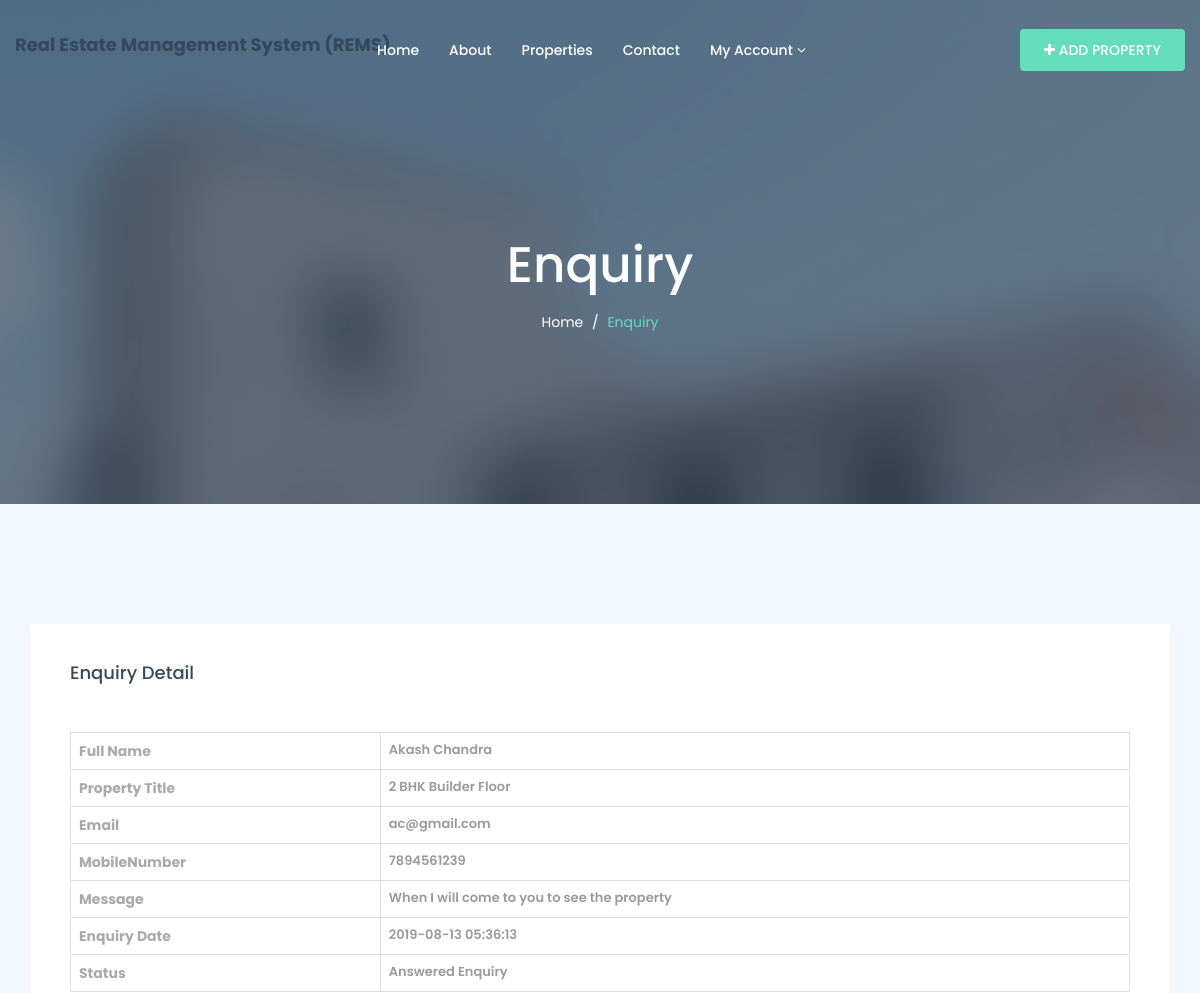
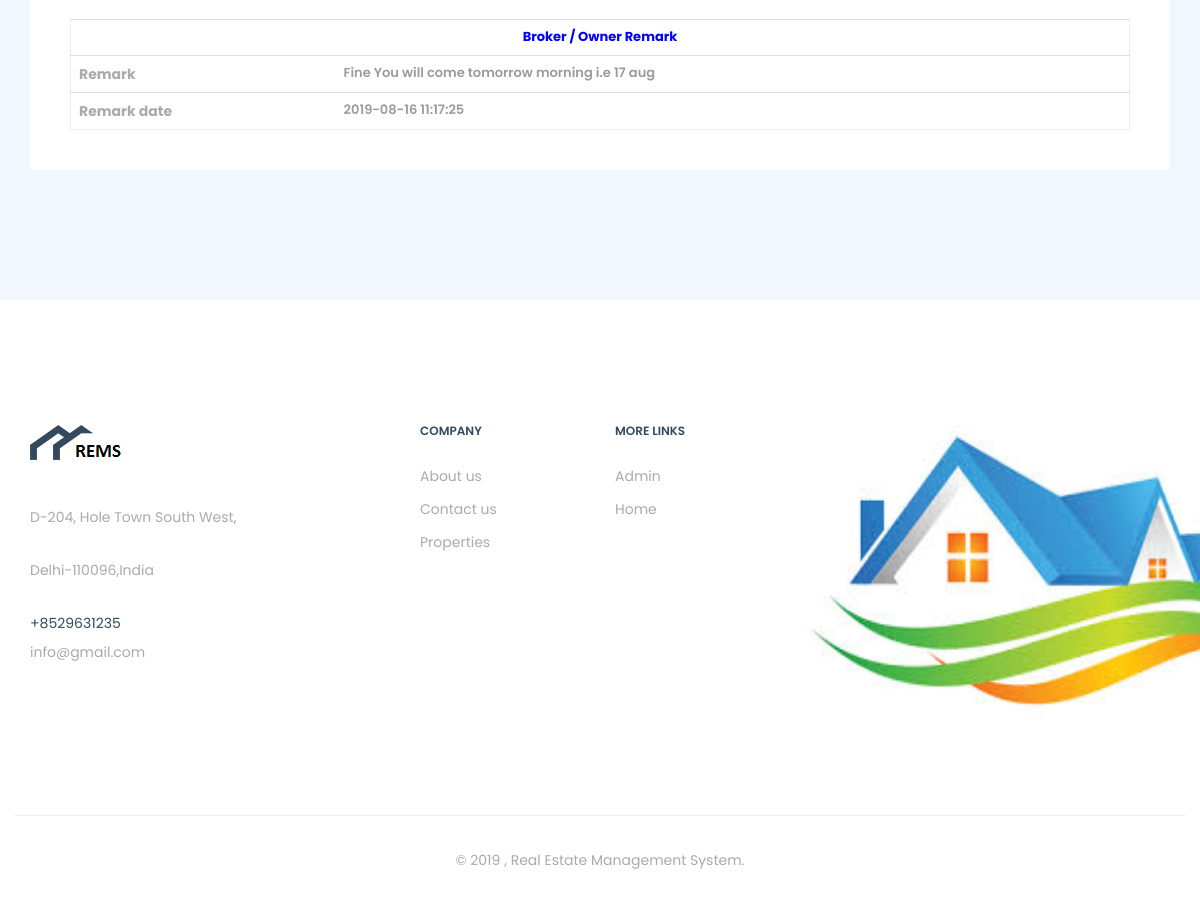
Page /rems/view-enquiry-detail.php?viewid=1 (signed in) on the committed database (2 pictures, top to bottom).
### tables this page shows
CREATE TABLE `tblenquiry` (
  `ID` int(11) NOT NULL,
  `PropertyID` int(10) NOT NULL,
  `FullName` varchar(200) NOT NULL,
  `Email` varchar(200) NOT NULL,
  `MobileNumber` bigint(10) NOT NULL,
  `Message` mediumtext NOT NULL,
  `EnquiryNumber` varchar(200) NOT NULL,
  `EnquiryDate` timestamp NOT NULL DEFAULT current_timestamp(),
  `Status` varchar(10) DEFAULT NULL,
  `Remark` varchar(200) DEFAULT NULL,
  `RemarkDate` timestamp NULL DEFAULT NULL ON UPDATE current_timestamp()
);

CREATE TABLE `tblproperty` (
  `ID` int(10) NOT NULL,
  `UserID` char(20) DEFAULT NULL,
  `PropertyTitle` mediumtext DEFAULT NULL,
  `PropertDescription` mediumtext DEFAULT NULL,
  `Type` varchar(50) DEFAULT NULL,
  `Status` varchar(100) DEFAULT NULL,
  `Location` varchar(200) DEFAULT NULL,
  `Bedrooms` varchar(200) DEFAULT NULL,
  `Bathrooms` varchar(200) DEFAULT NULL,
  `Floors` varchar(200) DEFAULT NULL,
  `Garages` varchar(200) DEFAULT NULL,
  `Area` varchar(50) DEFAULT NULL,
  `Size` varchar(50) DEFAULT NULL,
  `RentorsalePrice` varchar(120) DEFAULT NULL,
  `BeforePricelabel` varchar(120) DEFAULT NULL,
  `AfterPricelabel` varchar(120) DEFAULT NULL,
  `PropertyID` varchar(120) DEFAULT NULL,
  `CenterCooling` int(4) DEFAULT NULL,
  `Balcony` int(4) DEFAULT NULL,
  `PetFriendly` int(4) DEFAULT NULL,
  `Barbeque` int(4) DEFAULT NULL,
  `FireAlarm` int(4) DEFAULT NULL,
  `ModernKitchen` int(4) DEFAULT NULL,
  `Storage` int(4) DEFAULT NULL,
  `Dryer` int(4) DEFAULT NULL,
  `Heating` int(4) DEFAULT NULL,
  `Pool` int(4) DEFAULT NULL,
  `Laundry` int(4) DEFAULT NULL,
  `Sauna` int(4) DEFAULT NULL,
  `Gym` int(4) DEFAULT NULL,
  `Elevator` int(4) DEFAULT NULL,
  `DishWasher` int(4) DEFAULT NULL,
  `EmergencyExit` int(4) DEFAULT NULL,
  `FeaturedImage` varchar(200) DEFAULT NULL,
  `GalleryImage1` varchar(200) DEFAULT NULL,
  `GalleryImage2` varchar(200) DEFAULT NULL,
  `GalleryImage3` varchar(200) DEFAULT NULL,
  `GalleryImage4` varchar(200) DEFAULT NULL,
  `GalleryImage5` varchar(200) DEFAULT NULL,
  `Address` varchar(200) DEFAULT NULL,
  `Country` varchar(200) DEFAULT NULL,
  `City` varchar(220) DEFAULT NULL,
  `State` varchar(200) DEFAULT NULL,
  `ZipCode` varchar(200) DEFAULT NULL,
  `Neighborhood` varchar(200) DEFAULT NULL,
  `ListingDate` timestamp NULL DEFAULT current_timestamp()
);

CREATE TABLE `tblpage` (
  `ID` int(10) NOT NULL,
  `PageType` varchar(120) DEFAULT NULL,
  `PageTitle` mediumtext DEFAULT NULL,
  `PageDescription` mediumtext DEFAULT NULL,
  `Email` varchar(120) DEFAULT NULL,
  `MobileNumber` bigint(10) DEFAULT NULL,
  `UpdationDate` timestamp NULL DEFAULT NULL ON UPDATE current_timestamp()
);

### rems/view-enquiry-detail.php (the view, shortened to what this page needs)
<?php
if (strlen($_SESSION['remsuid']==0)) {
  header('location:logout.php');
  } else{
?>
 <!DOCTYPE html>
<html dir="ltr" lang="en-US">
<head>
    <link href="assets/css/external.css" rel="stylesheet">
    <link href="assets/css/bootstrap.min.css" rel="stylesheet">
    <link href="assets/css/style.css" rel="stylesheet">
</head>
<body>
    <div id="wrapper" class="wrapper clearfix">
        <?php include_once('includes/header.php');?>
        <section id="page-title" class="page-title bg-overlay bg-overlay-dark2">
            <div class="container">
                <div class="row">
                    <div class="col-xs-12 col-sm-12 col-md-6 col-md-offset-3">
                        <div class="title title-1 text-center">
                            <div class="title--content">
                                <div class="title--heading">
                                    <h1>Enquiry</h1>
                                </div>
                                <ol class="breadcrumb">
                                    <li><a href="index.php">Home</a></li>
                                    <li class="active">Enquiry</li>
                                </ol>
                            </div>
                        </div>
                    </div>
                </div>
            </div>
        </section>
        <section id="add-property" class="add-property">
            <div class="container">
                <div class="row">
                    <div class="col-xs-12 col-sm-12 col-md-12">
                 <?php
 $cid=$_GET['viewid'];
$ret=mysqli_query($con,"select tblproperty.PropertyTitle,tblenquiry.* from tblenquiry join tblproperty on tblproperty.ID=tblenquiry.PropertyID where tblenquiry.ID='$cid'");
while ($row=mysqli_fetch_array($ret)) {
?>        <div class="form-box">
                                <div class="row">
                                    <div class="col-xs-12 col-sm-12 col-md-12">
                                        <h4 class="form--title">Enquiry Detail</h4>
                                    </div>
                                    <div class="col-xs-12 col-sm-12 col-md-12">
                                       <table border="1" class="table table-bordered mg-b-0">
   <tr>
                                <th>Full Name</th>
                                   <td><?php  echo $row['FullName'];?></td>
                                   </tr>
                                   <tr>
                                <th>Property Title</th>
                                   <td><?php  echo $row['PropertyTitle'];?></td>
                                   </tr>
<tr>
                                <th>Email</th>
                                   <td><?php  echo $row['Email'];?></td>
                                   </tr>
                                <tr>
                                <th>MobileNumber</th>
                                   <td><?php  echo $row['MobileNumber'];?></td>
                                   </tr>
                                   <tr>
                                    <th>Message</th>
                                      <td><?php  echo $row['Message'];?></td>
                                  </tr>
                                      <tr>
                                       <th>Enquiry Date</th>
                                        <td><?php  echo $row['EnquiryDate'];?></td>
                                    </tr>
<tr>
    <tr>
    <th>Status</th>
    <td> <?php
if($row['Status']=="Answer")
{
  echo "Answered Enquiry";
}
     ;?></td>
  </tr>
</table>
                                    </div>
                                </div>
               <table class="table mb-0">
<?php if(($row['Status']=="") and ($_SESSION['ut']=='1' || $_SESSION['ut']=="2")){ ?>
<form class="mb-0" method="post"  enctype="multipart/form-data" name="submit">
<tr>
    <th>Remark :</th>
    <td>
    <textarea name="remark" placeholder="" rows="12" cols="14" class="form-control" required="true"></textarea></td>
  </tr>
  <tr align="center">
    <td colspan="2"><button type="submit" name="submit" class="btn btn--primary"></i> Update</button></td>
  </tr>
  </form>
<?php } else { ?>
<tr>
  <td colspan="2" style="text-align: center; color:blue"><strong>Broker / Owner Remark</strong></td>
</tr>
  <tr>
    <th>Remark</th>
    <td><?php echo $row['Remark']; ?></td>
  </tr>
<tr>
<th>Remark date</th>
<td><?php echo $row['RemarkDate']; ?>  </td></tr>
<?php } ?>
</table>
<?php } ?>
                    </div>
                </div>
            </div>
        </section>
                    </div>
        <?php include_once('includes/footer.php');?>
</body>
</html>
 <?php } ?>

### rems/includes/footer.php (shortened to what this page needs)
 <?php
include('includes/dbconnection.php');
?>
 <footer id="footer" class="footer footer-1 bg-white">
            <div class="footer-widget">
                <div class="container">
                    <div class="row">
                        <div class="col-xs-12 col-sm-6 col-md-3 widget--about">
                            <div class="widget--content">
                                <?php
$ret=mysqli_query($con,"select * from tblpage where PageType='contactus'");
while ($row=mysqli_fetch_array($ret)) {
?>
                                <div class="footer--logo">
                                    <img src="assets/images/logo/logo-dark3.png" alt="logo">
                                </div>
                                <p><?php  echo $row['PageDescription'];?></p>
                                <div class="footer--contact">
                                    <ul class="list-unstyled mb-0">
                                        <li>+<?php  echo $row['MobileNumber'];?></li>
                                        <li> <p><?php  echo $row['Email'];?></p></li>
                                    </ul>
                                </div>
                            </div>
                            <?php } ?>
                        </div>
                        <div class="col-xs-12 col-sm-3 col-md-2 col-md-offset-1 widget--links">
                            <div class="widget--title">
                                <h5>Company</h5>
                            </div>
                            <div class="widget--content">
                                <ul class="list-unstyled mb-0">
                                    <li><a href="about.php">About us</a></li>
                                    <li><a href="contact.php">Contact us</a></li>
                                   <li><a href="properties-grid.php">Properties</a></li>
                                </ul>
                            </div>
                        </div>
                        <div class="col-xs-12 col-sm-3 col-md-2 widget--links">
                            <div class="widget--title">
                                <h5>More Links</h5>
                            </div>
                            <div class="widget--content">
                                <ul class="list-unstyled mb-0">
                                    <li><a href="admin/login.php">Admin</a></li>
                                    <li><a href="index.php">Home</a></li>
                                </ul>
                            </div>
                        </div>
                        <div class="col-xs-12 col-sm-12 col-md-4 widget--newsletter">
                            <img src="assets/images/about/download.jpg" width="500" height="300" alt="logo">
                        </div>
                    </div>
                </div>
            </div>
            <div class="footer--copyright text-center">
                <div class="container">
                    <div class="row footer--bar">
                        <div class="col-xs-12 col-sm-12 col-md-12">
                            <span>© 2019 , Real Estate Management System.</span>
                        </div>
                    </div>
                </div>
            </div>
        </footer>

### rows in the picture
tblenquiry: FullName "Akash Chandra", PropertyID.PropertyTitle "2 BHK Builder Floor", Email "ac@gmail.com", MobileNumber "7894561239", Message "When I will come to you to see the property", EnquiryDate "2019-08-13 05:36:13", Status "Answered Enquiry", Remark "Fine You will come tomorrow morning i.e 17 aug", RemarkDate "2019-08-16 11:17:25"
tblpage: PageDescription "D-204, Hole Town South West, Delhi-110096,India", MobileNumber "8529631235", Email "info@gmail.com"
